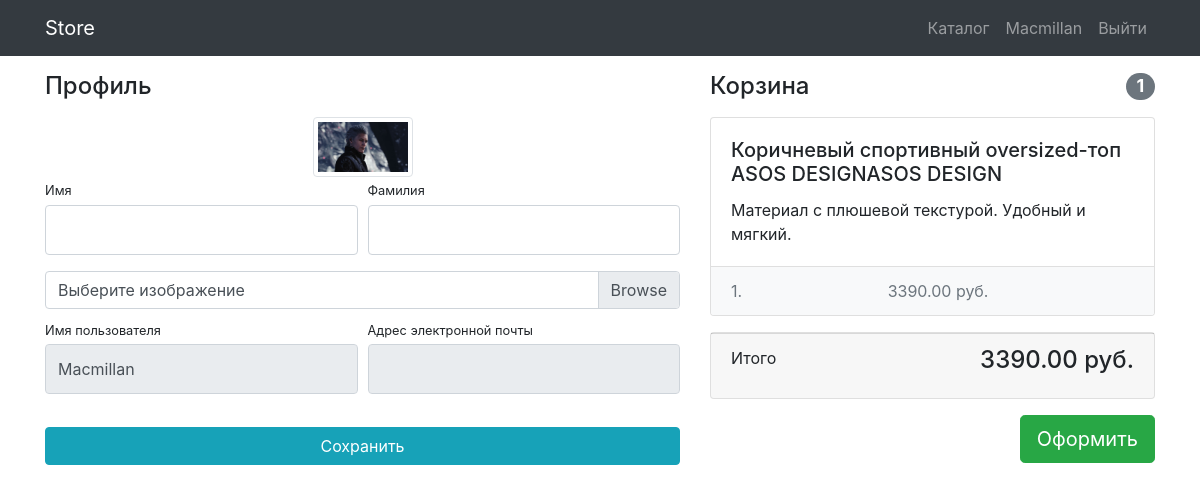
/users/profile/ (signed in), run on the app's committed database.
### users/models.py (models this page shows)
class User(AbstractUser):
    image = models.ImageField(upload_to='users_image', blank=True)

### products/models.py (models this page shows, shortened)
class Basket(models.Model):
    user = models.ForeignKey(User, on_delete=models.CASCADE)
    product = models.ForeignKey(Product, on_delete=models.CASCADE)
    quantity = models.PositiveIntegerField(default=0)
    created_timestamp = models.DateTimeField(auto_now_add=True)
    def sum(self):
        return self.quantity * self.product.price

class Product(models.Model):
    name = models.CharField(max_length=256)
    image = models.ImageField(upload_to='products_images', blank=True)
    description = models.TextField(blank=True)
    short_description = models.CharField(max_length=64, blank=True)
    price = models.DecimalField(max_digits=8, decimal_places=2, default=0)
    quantity = models.PositiveIntegerField(default=0)
    category = models.ForeignKey(ProductCategory, on_delete=models.CASCADE)

### users/views.py (the view)
# urls.py: path('profile/', profile, name='profile'),
@login_required
def profile(request):
    user = request.user
    if request.method == 'POST':
        form = UserProfileForm(data=request.POST, files=request.FILES, instance=user)
        if form.is_valid():
            form.save()
            return HttpResponseRedirect(reverse('users:profile'))
    else:
        form = UserProfileForm(instance=user)
    baskets = Basket.objects.filter(user=user)
    total_quantity = sum(basket.quantity for basket in baskets)
    total_sum = sum(basket.sum() for basket in baskets)
    context = {
        'form': form, 'title': 'Store - Личный кабинет',
        'baskets': Basket.objects.filter(user=user),
        'total_quantity': total_quantity,
        'total_sum': total_sum,
    }
    return render(request, 'users/profile.html', context)

### users/forms.py
class UserProfileForm(UserChangeForm):
    username = forms.CharField(widget=forms.TextInput(attrs={'readonly': True}))
    email = forms.CharField(widget=forms.TextInput(attrs={'readonly': True}))
    image = forms.ImageField(widget=forms.FileInput(), required=False)
    class Meta:
        model = User
        fields = ('username', 'email', 'first_name', 'last_name', 'image')
    def __init__(self, *args, **kwargs):
        super(UserProfileForm, self).__init__(*args, **kwargs)
        for field_name, filed in self.fields.items():
            filed.widget.attrs['class'] = 'form-control py-4'
        self.fields['image'].widget.attrs['class'] = 'custom-file-input'

### users/templates/users/profile.html (shortened to what this page needs)
{% extends 'products/base.html' %}
{% load static %}
{% block css %}
    <link href="{% static 'css/profile.css' %}" rel="stylesheet">
{% endblock %}
{% block content %}
    <div class="container">
        <div class="row">
            <div class="col-lg-7">
                <h4 class="mt-3 mb-3">Профиль</h4>
                <div class="col-lg-12 text-center">
                    <img width="100" height="100"
                         src="{% if user.image %} {{ user.image.url }} {% else %} {% static 'vendor/img/users/111' %} {% endif %}"
                         class="img-thumbnail">
                </div>
                <form action="{% url 'users:profile' %}" method="post" enctype="multipart/form-data">
                    <div class="form-row">
                        <div class="col-lg-6">
                            <div class="form-group">
                                <label class="small mb-1" for="{{ form.first_name.id_for_label }}">Имя</label>
                                {{ form.first_name }}
                            </div>
                        </div>
                        <div class="col-lg-6">
                            <div class="form-group">
                                <label class="small mb-1" for="{{ form.last_name.id_for_label }}">Фамилия</label>
                                {{ form.last_name }}
                            </div>
                        </div>
                    </div>
                    <div class="form-row mb-2">
                        <div class="col-lg-12">
                            <div class="custom-file">
                                <label class="custom-file-label" for="{{ form.image.id_for_label }}">Выберите изображение</label>
                            </div>
                        </div>
                    </div>
                    <div class="form-row">
                        <div class="col-lg-6">
                            <label class="small mb-1" for="{{ form.username.id_for_label }}">Имя пользователя</label>
                            {{ form.username }}
                        </div>
                        <div class="col-lg-6">
                            <label class="small mb-1" for="{{ form.email.id_for_label }}">Адрес электронной
                                почты</label>
                            {{ form.email }}
                        </div>
                    </div>
                    <div class="form-row">
                        <div class="col-lg-12" style="margin-top: 33px;">
                            <input class="btn btn-info btn-block" type="submit" value="Сохранить">
                        </div>
                    </div>
                </form>
            </div>
            {% include 'products/basket.html' %}
        </div>
    </div>
{% endblock %}

### products/templates/products/base.html (shortened to what this page needs)
{% load static %}
<!DOCTYPE html>
<html lang="en">
<head>
    <link href="{% static 'vendor/bootstrap/css/bootstrap.min.css' %}" rel="stylesheet">
    {% block css %} {% endblock %}
</head>
<body>
<nav class="navbar navbar-expand-lg navbar-dark bg-dark fixed-top">
    <div class="container">
        <a class="navbar-brand" href="{% url 'index' %}">Store</a>
        <div class="collapse navbar-collapse" id="navbarResponsive">
            <ul class="navbar-nav ml-auto">
                <li class="nav-item">
                    <a class="nav-link" href="{% url 'products:index' %}">Каталог  </a>
                </li>
                {% if user.is_authenticated %}
                    <li class="nav-item">
                        <a class="nav-link" href="{% url 'users:profile' %}">{{ user.username }}
                        </a>
                    </li>
                    <li class="nav-item">
                        <a class="nav-link" href="{% url 'users:logout' %}">Выйти </a>
                    </li>
                {% else %}
                    <li class="nav-item">
                        <a class="nav-link" href="{% url 'users:login' %}">Войти <i class="fas fa-sign-in-alt"></i></a>
                    </li>
                {% endif %}
            </ul>
        </div>
    </div>
</nav>
{% block content %} {% endblock %}
</body>
</html>

### products/templates/products/basket.html (shortened to what this page needs)
{% if baskets %}
    <div class="col-lg-5">
        <h4 class="mt-3 mb-3 d-flex justify-content-between align-items-center mb-3">
            Корзина <span class="badge badge-secondary badge-pill">{{ total_quantity }}</span>
        </h4>
        {% for basket in baskets %}
            <div class="card mb-3">
            <div class="card-body">
                <h5 class="card-title">{{ basket.product.name }} </h5>
                <p class="card-text">{{ basket.product.short_description }}</p>
            </div>
            <ul class="list-group list-group-flush">
                <li class="list-group-item d-flex justify-content-between lh-condensed bg-light">
                    <span class="text-muted">{{ basket.quantity }}.</span>
                    <span class="text-muted">{{ basket.sum }} руб.</span>
                </li>
            </ul>
        </div>
        {% endfor %}
        <div class="card mb-3">
            <div class="card-footer">
                <p class="float-left">Итого</p>
                <h4 class="float-right">{{ total_sum }} руб.</h4>
            </div>
        </div>
        <button type="button" class="btn btn-success btn-lg float-right">Оформить</button>
    </div>
{% else %}
    <h4 class="mt-3 mb-3 text-center">
        Корзина пуста
    </h4>
{% endif %}

### static/css/profile.css (style rules this page uses)
body { padding-top: 56px; }

### data on the page
User: username "Macmillan", image (picture)
Basket: product.name "Коричневый спортивный oversized-топ ASOS DESIGNASOS DESIGN", product.short_description "Материал с плюшевой текстурой. Удобный и мягкий.", quantity "1", sum "3390.00"

### other printed values
{{ total_quantity }} "1"
{{ total_sum }} "3390.00"
